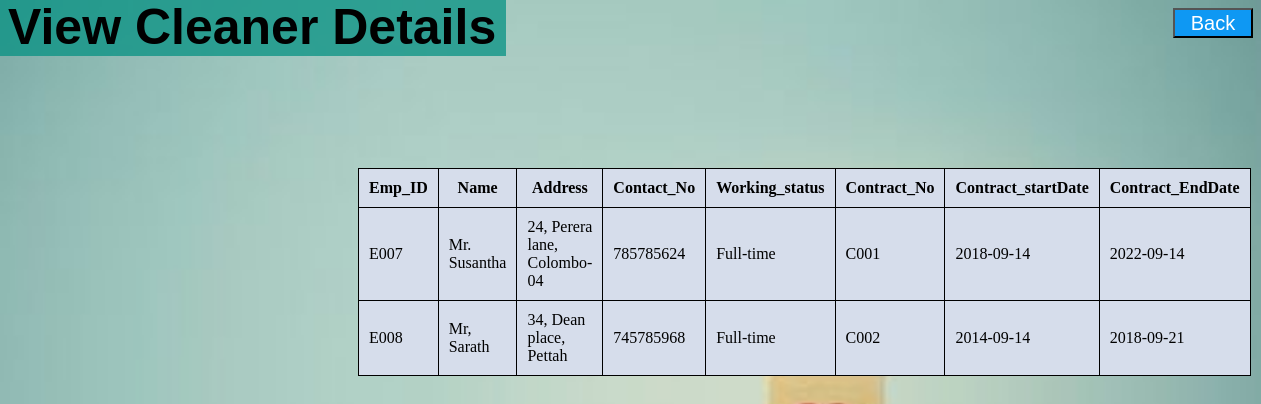
The app's page /HMS/CeoCleanerView.php with its own data.
### tables this page shows
CREATE TABLE `cleaner` (
  `Emp_ID` varchar(20) NOT NULL,
  `Contract_No` varchar(10) NOT NULL,
  `Contract_startDate` date NOT NULL,
  `Contract_EndDate` date NOT NULL
);

CREATE TABLE `employee` (
  `Emp_ID` varchar(20) NOT NULL,
  `Name` varchar(50) NOT NULL,
  `Address` varchar(100) NOT NULL,
  `Contact_No` int(10) NOT NULL,
  `Working_status` varchar(15) NOT NULL
);

### HMS/CeoCleanerView.php (the view, shortened to what this page needs)
<!DOCTYPE html>
<html lang="en">
<head>
    <link rel="stylesheet" href="CeoCleanerView.css">
</head>
<body>
    <div class="header">
        <h1 class="role">View Cleaner Details</h1>
        <button type="button" class="button">
                <a href="CeoView.php" class="Back"> Back </a>
       </button>
    </div>
        <?php require_once('connection2.php');
            $query = "SELECT employee.Emp_ID, employee.Name, employee.Address, employee.Contact_No, employee.Working_status,Cleaner.Contract_No, Cleaner.Contract_startDate, Cleaner.Contract_EndDate FROM employee INNER JOIN Cleaner ON employee.Emp_ID=Cleaner.Emp_ID ";
            $result_set = mysqli_query($connection, $query);
            if($result_set )
            {
                $table = '<table class="table">';
                $table .= '<tr><th> Emp_ID</th><th> Name </th><th> Address </th><th> Contact_No </th>
                          <th> Working_status </th> <th> Contract_No</th><th> Contract_startDate </th> <th> Contract_EndDate </th>
                          </tr>';
                while(($record = mysqli_fetch_assoc($result_set)))
                {
                    $table .= '<tr>';
                    $table .= '<td>' . $record['Emp_ID']  . '</td>';
                    $table .= '<td>' . $record['Name']  . '</td>';
                    $table .= '<td>' . $record['Address']  . '</td>';
                    $table .= '<td>' . $record['Contact_No']  . '</td>';
                    $table .= '<td>' . $record['Working_status']  . '</td>';
                    $table .= '<td>' . $record['Contract_No']  . '</td>';
                    $table .= '<td>' . $record['Contract_startDate']  . '</td>';
                    $table .= '<td>' . $record['Contract_EndDate']  . '</td>';
                    $table .= '</tr>';
                }
                echo $table;
            }
        ?>
</body>
</html>

### HMS/CeoCleanerView.css (style rules this page uses)
.header { height: 180px; width: 100%; }
.role { font-size: 50px; float: left; font-family:'Trebuchet MS', 'Lucida Sans Unicode', 'Lucida Grande', 'Lucida Sans', Arial, sans-serif; margin-top: -10px; background-color: rgba(6, 145, 131, 0.747); padding-right: 10px; margin-left: -10px; padding-left: 10px; }
.button { float: right; background-color: rgb(14, 152, 243); width: 80px; height: 30px; font-size: 20px; transition-duration: 0.4s; }
.Back { text-decoration: none; color: White; font-family: 'Franklin Gothic Medium', 'Arial Narrow', Arial, sans-serif; }
.table { background-color: rgb(214, 221, 235); padding-bottom: 40px; width: 25%; padding-left: 10px; margin-left: 350px; margin-top: -20px; }

### HMS/CeoCleanerView.php (style rules this page uses)
body { background-image: url('Home/Cleaner.jpg'); background-repeat: no-repeat; background-attachment: fixed; background-size: cover; background-color: tan; }
td, th { border: 1px solid black; padding: 10px; }
table { border-collapse: collapse; }

### records on screen
cleaner: Emp_ID.Emp_ID "E007", Emp_ID.Name "Mr. Susantha", Emp_ID.Address "24, Perera lane, Colombo-04", Emp_ID.Contact_No "785785624", Emp_ID.Working_status "Full-time", Contract_No "C001", Contract_startDate "2018-09-14", Contract_EndDate "2022-09-14"
cleaner: Emp_ID.Emp_ID "E008", Emp_ID.Name "Mr, Sarath", Emp_ID.Address "34, Dean place, Pettah", Emp_ID.Contact_No "745785968", Emp_ID.Working_status "Full-time", Contract_No "C002", Contract_startDate "2014-09-14", Contract_EndDate "2018-09-21"
